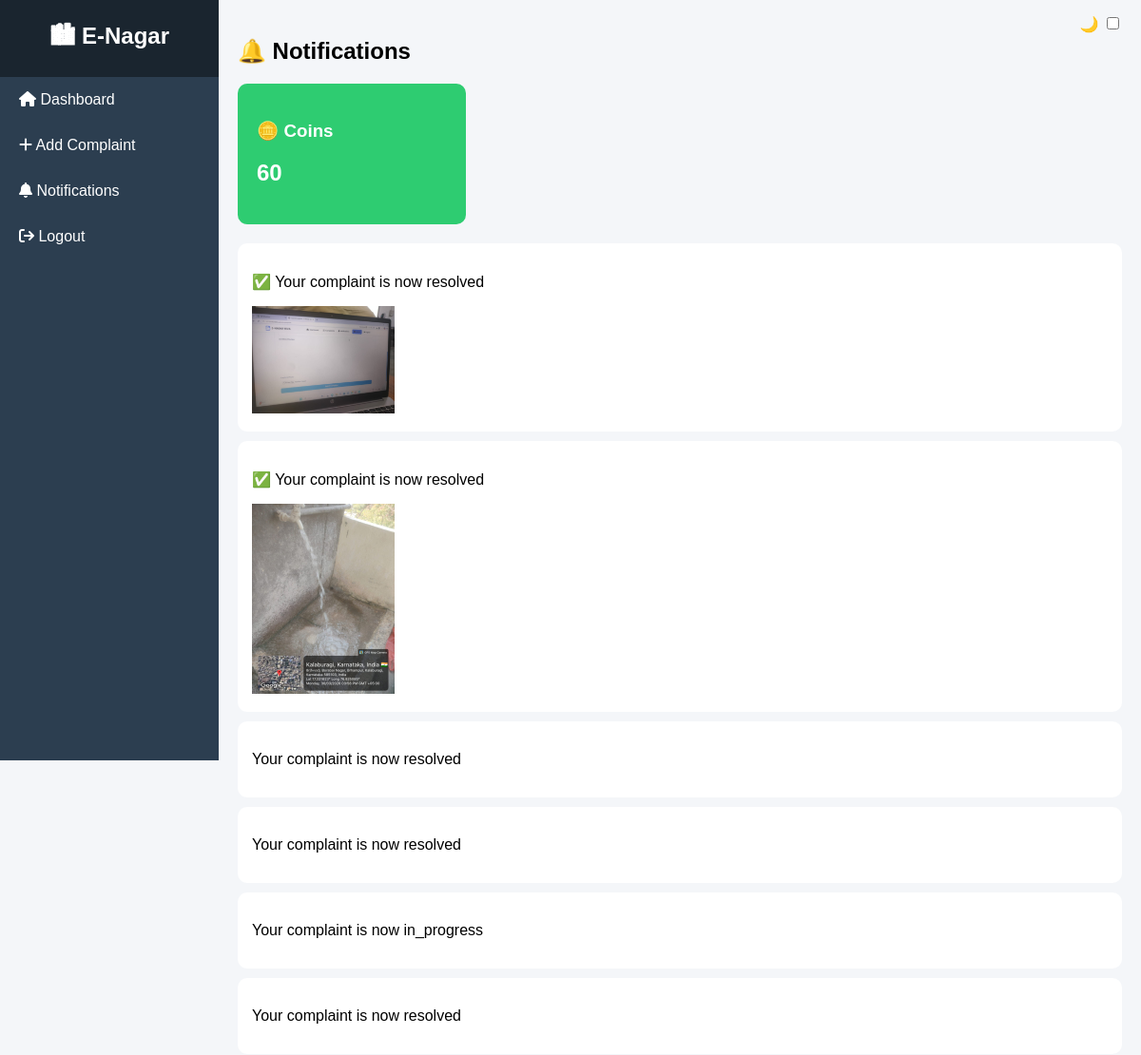
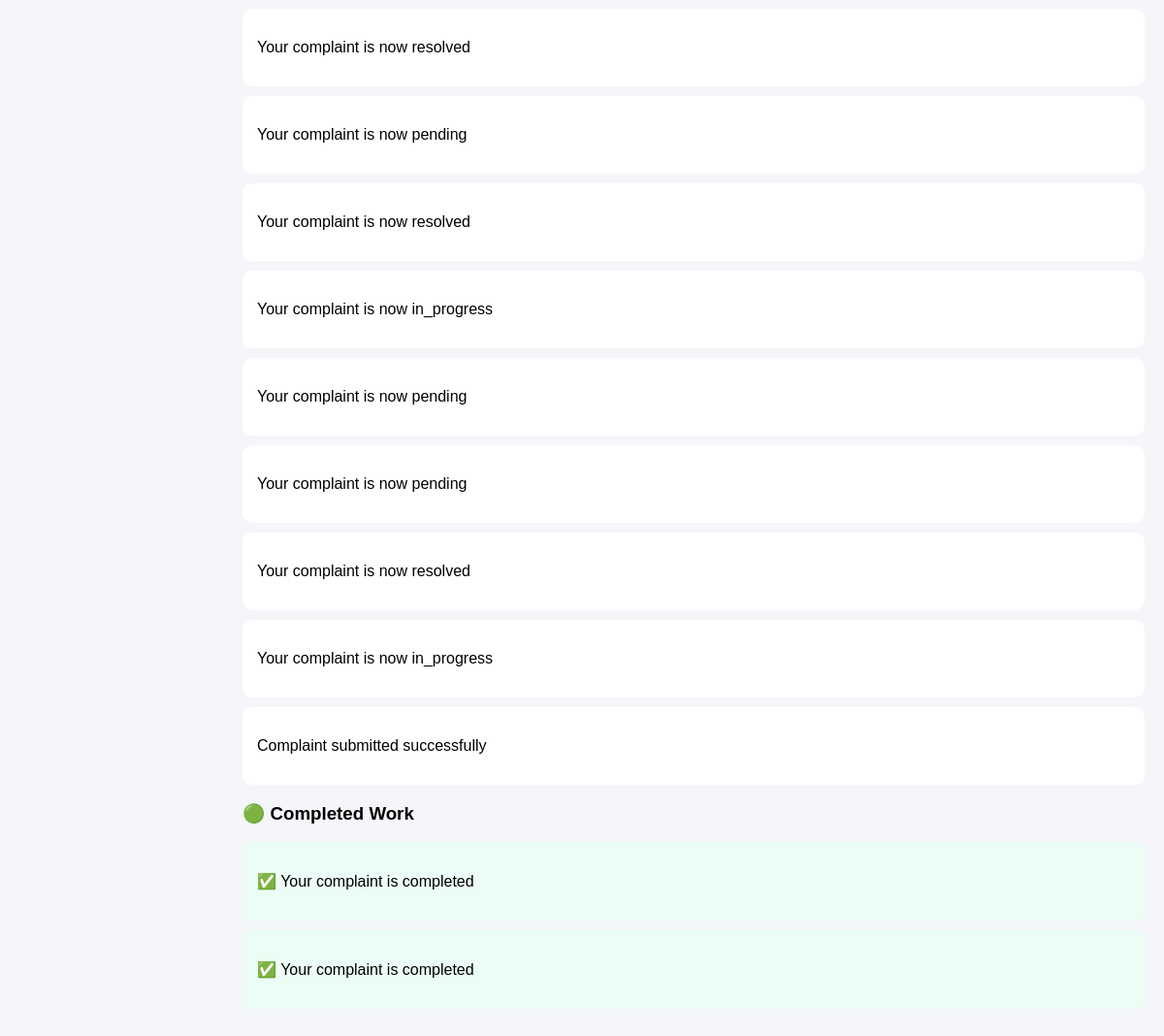
The app's page /notifications/ (signed in) with its own data (2 pictures, top to bottom).
### main/models.py (models this page shows, shortened)
class Profile(models.Model):
    ROLE_CHOICES = [
        ('citizen', 'Citizen'),
        ('officer', 'Officer'),
    ]
    user = models.OneToOneField(User, on_delete=models.CASCADE)
    role = models.CharField(max_length=10, choices=ROLE_CHOICES)
    coins = models.IntegerField(default=0)

class Notification(models.Model):
    user = models.ForeignKey(User, on_delete=models.CASCADE)
    message = models.TextField()
    image = models.ImageField(upload_to='notifications/', null=True, blank=True)  # ✅ MUST

class Complaint(models.Model):
    user = models.ForeignKey(User, on_delete=models.CASCADE)
    category = models.CharField(max_length=50, choices=CATEGORY_CHOICES)
    department = models.CharField(max_length=100, default="General")
    image = models.ImageField(upload_to='complaints/')
    description = models.TextField(blank=True)
    status = models.CharField(max_length=20, choices=STATUS_CHOICES, default='pending')
    created_at = models.DateTimeField(auto_now_add=True)
    assigned_officer = models.ForeignKey(
        User,
        on_delete=models.SET_NULL,
        null=True,
        blank=True,
        related_name='assigned_complaints'
    )
    latitude = models.FloatField(null=True, blank=True)
    longitude = models.FloatField(null=True, blank=True)
    address = models.TextField(blank=True, null=True)

### main/views.py (the view)
# urls.py: path('notifications/', views.notifications, name='notifications'),
@login_required
def notifications(request):
    data = Notification.objects.filter(user=request.user).order_by('-id')
    complaints = Complaint.objects.filter(user=request.user)
    return render(request, 'citizen/notifications.html', {
        'data': data,
        'complaints': complaints
    })

### main/templates/citizen/notifications.html (shortened to what this page needs)
{% extends 'citizen/base.html' %}
{% block content %}
<h2>🔔 Notifications</h2>
<div style="margin-bottom:20px;">
    <div style="background:#2ecc71;color:white;padding:20px;border-radius:10px;width:200px;">
        <h3>🪙 Coins</h3>
        <h2>{{ request.user.profile.coins }}</h2>
    </div>
</div>
{% for n in data %}
<div style="background:white;padding:15px;margin-bottom:10px;border-radius:10px;">
    <p>{{ n.message }}</p>
    {% if n.image %}
        <img src="{{ n.image.url }}" width="150">
    {% endif %}
</div>
{% empty %}
<p>No notifications yet</p>
{% endfor %}
<h3>🟢 Completed Work</h3>
{% for c in complaints %}
    {% if c.status == 'resolved' %}
        <div style="background:#ecfdf5;padding:15px;margin-bottom:10px;border-radius:10px;">
            <p>✅ Your complaint is completed</p>
        </div>
    {% endif %}
{% empty %}
<p>No completed complaints yet</p>
{% endfor %}
{% endblock %}

### main/templates/citizen/base.html (style rules this page uses)
body { margin: 0; font-family: Arial; display: flex; background: #f4f6f9; }

### records on screen
Notification: message "✅ Your complaint is now resolved", image (picture)
Notification: message "✅ Your complaint is now resolved", image (picture)
Notification: message "Your complaint is now resolved"
Notification: message "Your complaint is now resolved"
Notification: message "Your complaint is now in_progress"
Notification: message "Your complaint is now resolved"
Notification: message "Your complaint is now resolved"
Notification: message "Your complaint is now pending"
Notification: message "Your complaint is now resolved"
Notification: message "Your complaint is now in_progress"
Notification: message "Your complaint is now pending"
Notification: message "Your complaint is now pending"
Notification: message "Your complaint is now resolved"
Notification: message "Your complaint is now in_progress"
Notification: message "Complaint submitted successfully"

### other values on screen
{{ request.user.profile.coins }} "60"
